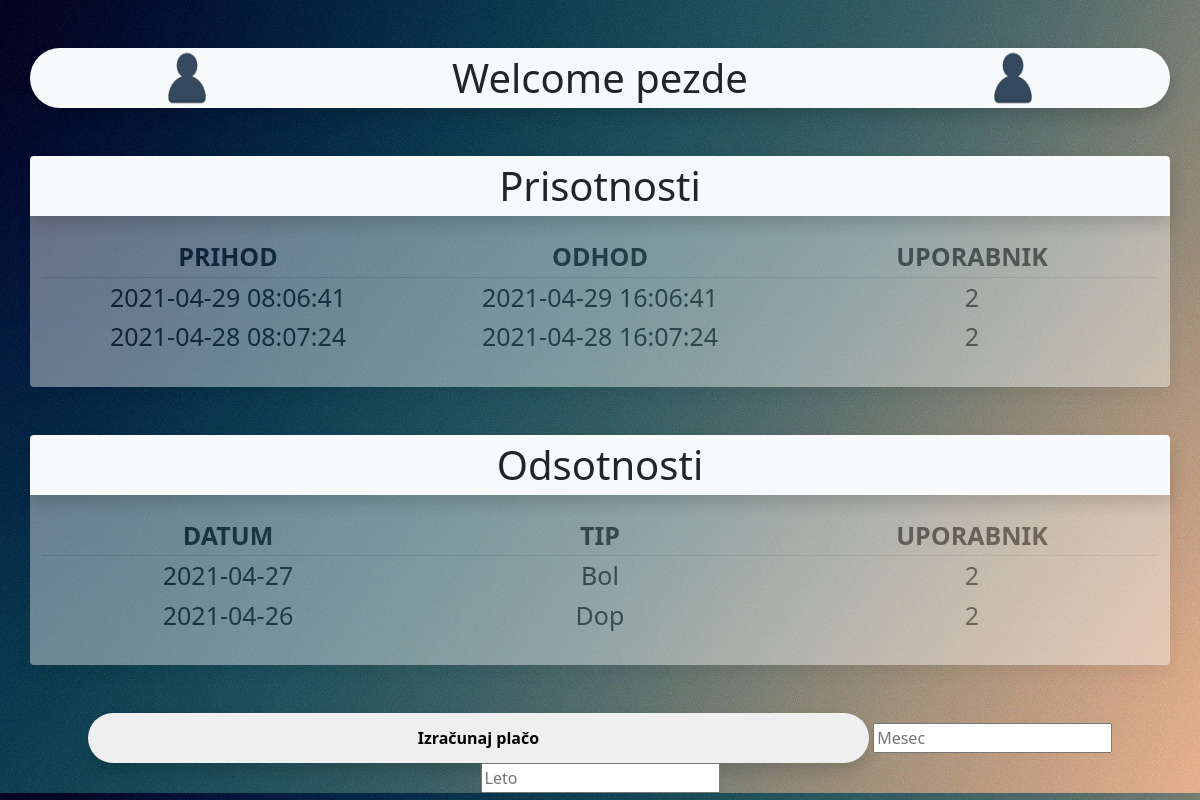
Page /homepage.php (signed in) on the committed database.
### tables this page shows
CREATE TABLE `prisotnosti` (
  `IDPrisotnosti` int(11) NOT NULL,
  `casPrihoda` datetime NOT NULL,
  `casOdhoda` datetime NOT NULL,
  `UserID` int(11) NOT NULL
);

CREATE TABLE `odsotnosti` (
  `IDOdsotnosti` int(11) NOT NULL,
  `datumOdsotnosti` date NOT NULL,
  `UserID` int(11) NOT NULL,
  `tipOdsotnosti` varchar(10) NOT NULL
);

### baza.php (called while the page is built, shortened)
<?php
class Baza {
    public static function getSeznamPrisotnosti($userID){
        $db = DBInit::getInstance();
        $statement = $db->prepare("SELECT IDPrisotnosti, casPrihoda, casOdhoda, UserID from prisotnosti where UserID = :userID");
        $statement->bindParam(":userID", $userID);
        $statement->execute();
        return $statement->fetchAll();
    }
    public static function getSeznamOdsotnosti($userID){
        $db = DBInit::getInstance();
        $statement = $db->prepare("SELECT IDOdsotnosti, datumOdsotnosti, UserID, tipOdsotnosti from odsotnosti where UserID = :userID");
        $statement->bindParam(":userID", $userID);
        $statement->execute();
        return $statement->fetchAll();
    }
}

### homepage.php (the view, shortened to what this page needs)
<?php
$user = $_SESSION["user"];
require_once ("baza.php");
$userID = $_SESSION["all"][0]["IDUser"]
?>
<!DOCTYPE html>
<html lang="en">
<head>
    <link href="https://cdn.jsdelivr.net/npm/bootstrap@5.0.0-beta3/dist/css/bootstrap.min.css" rel="stylesheet">
    <link rel="stylesheet" href="assets/css/style.css">
</head>
<body>
    <?php
    $podatki = Baza::getSeznamPrisotnosti($userID);
    if (!empty($podatki)) {
        ?>
        <div class="container mt-5">
            <div class="row ">
                <div class="col-12 text-center bg-light rounded-pill  mb-5 shadow fontS" style="z-index: 9;display: flex;justify-content: space-around;"><img src="assets/user.png" style="width:50px;"> Welcome <?=$user; ?> <img src="assets/user.png" style="width:50px;"> </div>
                <div class="col-12 text-center bg-light rounded-top shadow fontS" style="z-index: 9;display: flex;justify-content: space-around;">
                    Prisotnosti
                </div>
                <div class="col-12 opacityLess rounded shadow text-dark pt-5 text-center empty">
                <table>
                <tr class="border-bottom">
                    <th>prihod</th>
                    <th>odhod</th>
                    <th>Uporabnik</th>
                </tr>
                <?php foreach ($podatki as $evidenca): ?>
                    <tr>
                        <td><?=$evidenca["casPrihoda"]?></td>
                        <td><?=$evidenca["casOdhoda"]?></td>
                        <td><?=$evidenca["UserID"]?></td>
                    </tr>
                <?php endforeach; ?>
                </table>
                </div>
            </div>
        </div>
    <?php
    }
    ?>
    <?php
    $odsotnost = Baza::getSeznamOdsotnosti($userID);
    if (!empty($odsotnost)) {
    ?>
    <div class="container mt-5">
        <div class="row ">
            <div class="col-12 text-center bg-light rounded-top shadow fontS" style="z-index: 9;display: flex;justify-content: space-around;">
                Odsotnosti
            </div>
            <div class="col-12 opacityLess rounded shadow text-dark pt-5 text-center empty">
                <table>
                    <tr class="border-bottom">
                    <th>Datum</th>
                    <th>Tip</th>
                    <th>Uporabnik</th>
                    </tr>
                    <?php foreach ($odsotnost as $evidenca): ?>
                        <tr>
                        <td><?=$evidenca["datumOdsotnosti"]?></td>
                        <td><?=$evidenca["tipOdsotnosti"]?></td>
                        <td><?=$evidenca["UserID"]?></td>
                        </tr>
                    <?php endforeach; ?>
                </table>
            </div>
        </div>
    </div>
    <?php
    }
    ?>
    <?php
    if (!empty($podatki) || !empty($odsotnost)) {
        echo '
        <div class="container mt-5">
            <div class="row ">
                <div class="col-12 text-center" >
                    <form name="vnos" action="calculate.php" method="post" onsubmit="return validateForm()">
                    <button class="gumb shadow">Izračunaj plačo</button>
                    <input type="number" name="mesec" id="mesec" placeholder="Mesec" />
                    <input type="number" name="leto" id="leto" placeholder="Leto" />
                    </form>
                </div>
';
    }
    ?>
</body>
</html>

### assets/css/style.css (style rules this page uses)
body { background-image: url("../bg.jpg"); background-size: cover; }
.opacityLess { background-color: white; opacity: 0.4; margin-top: -27px; }
.empty { font-size: 25px; }
.fontS { font-size: 40px; }
table { width: 100%; margin-bottom: 30px; }
th { text-transform: uppercase; width: 300px; }
.gumb { width: 70%; height: 50px; border: none; border-radius: 25px; font-weight: bold; }

### rows in the picture
prisotnosti: casPrihoda "2021-04-29 08:06:41", casOdhoda "2021-04-29 16:06:41", UserID "2"
prisotnosti: casPrihoda "2021-04-28 08:07:24", casOdhoda "2021-04-28 16:07:24", UserID "2"
odsotnosti: datumOdsotnosti "2021-04-27", tipOdsotnosti "Bol", UserID "2"
odsotnosti: datumOdsotnosti "2021-04-26", tipOdsotnosti "Dop", UserID "2"

### other values in the picture
$user "pezde"
